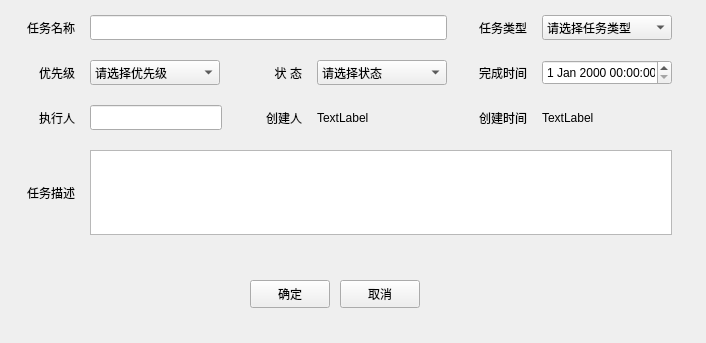
<?xml version="1.0" encoding="UTF-8"?>
<ui version="4.0">
 <class>Form</class>
 <widget class="QWidget" name="Form">
  <property name="geometry">
   <rect>
    <x>0</x>
    <y>0</y>
    <width>706</width>
    <height>343</height>
   </rect>
  </property>
  <property name="maximumSize">
   <size>
    <width>1000</width>
    <height>800</height>
   </size>
  </property>
  <property name="windowTitle">
   <string>任务</string>
  </property>
  <property name="windowIcon">
   <iconset resource="../res.qrc">
    <normaloff>:/mainicon/res/wp.ico</normaloff>:/mainicon/res/wp.ico</iconset>
  </property>
  <widget class="QPushButton" name="pushButton_2">
   <property name="geometry">
    <rect>
     <x>340</x>
     <y>280</y>
     <width>80</width>
     <height>28</height>
    </rect>
   </property>
   <property name="text">
    <string>取消</string>
   </property>
  </widget>
  <widget class="QPushButton" name="pushButton">
   <property name="geometry">
    <rect>
     <x>250</x>
     <y>280</y>
     <width>80</width>
     <height>28</height>
    </rect>
   </property>
   <property name="text">
    <string>确定</string>
   </property>
  </widget>
  <widget class="QWidget" name="layoutWidget">
   <property name="geometry">
    <rect>
     <x>10</x>
     <y>10</y>
     <width>662</width>
     <height>231</height>
    </rect>
   </property>
   <layout class="QGridLayout" name="gridLayout">
    <property name="spacing">
     <number>15</number>
    </property>
    <item row="0" column="1" colspan="3">
     <widget class="QLineEdit" name="txt_TaskName">
      <property name="minimumSize">
       <size>
        <width>0</width>
        <height>25</height>
       </size>
      </property>
     </widget>
    </item>
    <item row="0" column="5">
     <widget class="QComboBox" name="cmb_TaskType">
      <property name="minimumSize">
       <size>
        <width>130</width>
        <height>25</height>
       </size>
      </property>
      <property name="maximumSize">
       <size>
        <width>130</width>
        <height>16777215</height>
       </size>
      </property>
      <item>
       <property name="text">
        <string>请选择任务类型</string>
       </property>
      </item>
      <item>
       <property name="text">
        <string>自动化</string>
       </property>
      </item>
      <item>
       <property name="text">
        <string>车机测试</string>
       </property>
      </item>
      <item>
       <property name="text">
        <string>App</string>
       </property>
      </item>
      <item>
       <property name="text">
        <string>Web平台</string>
       </property>
      </item>
      <item>
       <property name="text">
        <string>接口</string>
       </property>
      </item>
      <item>
       <property name="text">
        <string>性能测试</string>
       </property>
      </item>
     </widget>
    </item>
    <item row="3" column="4">
     <widget class="QLabel" name="label_8">
      <property name="minimumSize">
       <size>
        <width>0</width>
        <height>0</height>
       </size>
      </property>
      <property name="text">
       <string>创建时间</string>
      </property>
      <property name="alignment">
       <set>Qt::AlignRight|Qt::AlignTrailing|Qt::AlignVCenter</set>
      </property>
     </widget>
    </item>
    <item row="3" column="2">
     <widget class="QLabel" name="label_3">
      <property name="minimumSize">
       <size>
        <width>0</width>
        <height>0</height>
       </size>
      </property>
      <property name="text">
       <string>创建人</string>
      </property>
      <property name="alignment">
       <set>Qt::AlignRight|Qt::AlignTrailing|Qt::AlignVCenter</set>
      </property>
     </widget>
    </item>
    <item row="7" column="0">
     <widget class="QLabel" name="label_5">
      <property name="text">
       <string>任务描述</string>
      </property>
      <property name="alignment">
       <set>Qt::AlignRight|Qt::AlignTrailing|Qt::AlignVCenter</set>
      </property>
     </widget>
    </item>
    <item row="0" column="4">
     <widget class="QLabel" name="label_6">
      <property name="minimumSize">
       <size>
        <width>65</width>
        <height>0</height>
       </size>
      </property>
      <property name="layoutDirection">
       <enum>Qt::LeftToRight</enum>
      </property>
      <property name="text">
       <string>任务类型</string>
      </property>
      <property name="alignment">
       <set>Qt::AlignRight|Qt::AlignTrailing|Qt::AlignVCenter</set>
      </property>
     </widget>
    </item>
    <item row="0" column="0">
     <widget class="QLabel" name="label_2">
      <property name="minimumSize">
       <size>
        <width>65</width>
        <height>0</height>
       </size>
      </property>
      <property name="text">
       <string>任务名称</string>
      </property>
      <property name="alignment">
       <set>Qt::AlignRight|Qt::AlignTrailing|Qt::AlignVCenter</set>
      </property>
     </widget>
    </item>
    <item row="3" column="0">
     <widget class="QLabel" name="label_4">
      <property name="text">
       <string>执行人</string>
      </property>
      <property name="alignment">
       <set>Qt::AlignRight|Qt::AlignTrailing|Qt::AlignVCenter</set>
      </property>
     </widget>
    </item>
    <item row="1" column="0">
     <widget class="QLabel" name="label_7">
      <property name="text">
       <string>优先级</string>
      </property>
      <property name="alignment">
       <set>Qt::AlignRight|Qt::AlignTrailing|Qt::AlignVCenter</set>
      </property>
     </widget>
    </item>
    <item row="1" column="2">
     <widget class="QLabel" name="label_9">
      <property name="minimumSize">
       <size>
        <width>65</width>
        <height>0</height>
       </size>
      </property>
      <property name="text">
       <string>状 态</string>
      </property>
      <property name="alignment">
       <set>Qt::AlignRight|Qt::AlignTrailing|Qt::AlignVCenter</set>
      </property>
     </widget>
    </item>
    <item row="3" column="1">
     <widget class="QLineEdit" name="txt_Creator">
      <property name="minimumSize">
       <size>
        <width>0</width>
        <height>25</height>
       </size>
      </property>
      <property name="maximumSize">
       <size>
        <width>150</width>
        <height>16777215</height>
       </size>
      </property>
     </widget>
    </item>
    <item row="3" column="3">
     <widget class="QLabel" name="label_10">
      <property name="text">
       <string>TextLabel</string>
      </property>
     </widget>
    </item>
    <item row="1" column="1">
     <widget class="QComboBox" name="cmb_TaskPriority">
      <property name="minimumSize">
       <size>
        <width>130</width>
        <height>25</height>
       </size>
      </property>
      <property name="maximumSize">
       <size>
        <width>130</width>
        <height>16777215</height>
       </size>
      </property>
      <item>
       <property name="text">
        <string>请选择优先级</string>
       </property>
      </item>
      <item>
       <property name="text">
        <string>普通</string>
       </property>
      </item>
      <item>
       <property name="text">
        <string>中级</string>
       </property>
      </item>
      <item>
       <property name="text">
        <string>高级</string>
       </property>
      </item>
     </widget>
    </item>
    <item row="1" column="5">
     <widget class="QDateTimeEdit" name="dt_endtime">
      <property name="minimumSize">
       <size>
        <width>130</width>
        <height>25</height>
       </size>
      </property>
      <property name="maximumSize">
       <size>
        <width>130</width>
        <height>16777215</height>
       </size>
      </property>
     </widget>
    </item>
    <item row="1" column="4">
     <widget class="QLabel" name="label_12">
      <property name="minimumSize">
       <size>
        <width>0</width>
        <height>0</height>
       </size>
      </property>
      <property name="text">
       <string>完成时间</string>
      </property>
      <property name="alignment">
       <set>Qt::AlignRight|Qt::AlignTrailing|Qt::AlignVCenter</set>
      </property>
     </widget>
    </item>
    <item row="1" column="3">
     <widget class="QComboBox" name="cmb_TaskState">
      <property name="minimumSize">
       <size>
        <width>130</width>
        <height>25</height>
       </size>
      </property>
      <property name="maximumSize">
       <size>
        <width>130</width>
        <height>16777215</height>
       </size>
      </property>
      <item>
       <property name="text">
        <string>请选择状态</string>
       </property>
      </item>
      <item>
       <property name="text">
        <string>未开始</string>
       </property>
      </item>
      <item>
       <property name="text">
        <string>已开始</string>
       </property>
      </item>
      <item>
       <property name="text">
        <string>已取消</string>
       </property>
      </item>
      <item>
       <property name="text">
        <string>已结束</string>
       </property>
      </item>
     </widget>
    </item>
    <item row="3" column="5">
     <widget class="QLabel" name="lbl_createtime">
      <property name="text">
       <string>TextLabel</string>
      </property>
     </widget>
    </item>
    <item row="7" column="1" colspan="5">
     <widget class="QTextEdit" name="textEdit">
      <property name="maximumSize">
       <size>
        <width>16777215</width>
        <height>85</height>
       </size>
      </property>
     </widget>
    </item>
   </layout>
  </widget>
  <zorder>pushButton_2</zorder>
  <zorder>pushButton</zorder>
  <zorder>layoutWidget</zorder>
  <zorder>label_6</zorder>
  <zorder>label_9</zorder>
  <zorder>label_4</zorder>
  <zorder>label_12</zorder>
  <zorder>label_5</zorder>
  <zorder>label_8</zorder>
  <zorder>label_3</zorder>
  <zorder>label_7</zorder>
  <zorder>label_13</zorder>
  <zorder>label_2</zorder>
 </widget>
 <resources>
  <include location="../res.qrc"/>
 </resources>
 <connections>
  <connection>
   <sender>pushButton_2</sender>
   <signal>clicked()</signal>
   <receiver>Form</receiver>
   <slot>close()</slot>
   <hints>
    <hint type="sourcelabel">
     <x>303</x>
     <y>479</y>
    </hint>
    <hint type="destinationlabel">
     <x>415</x>
     <y>475</y>
    </hint>
   </hints>
  </connection>
 </connections>
</ui>
